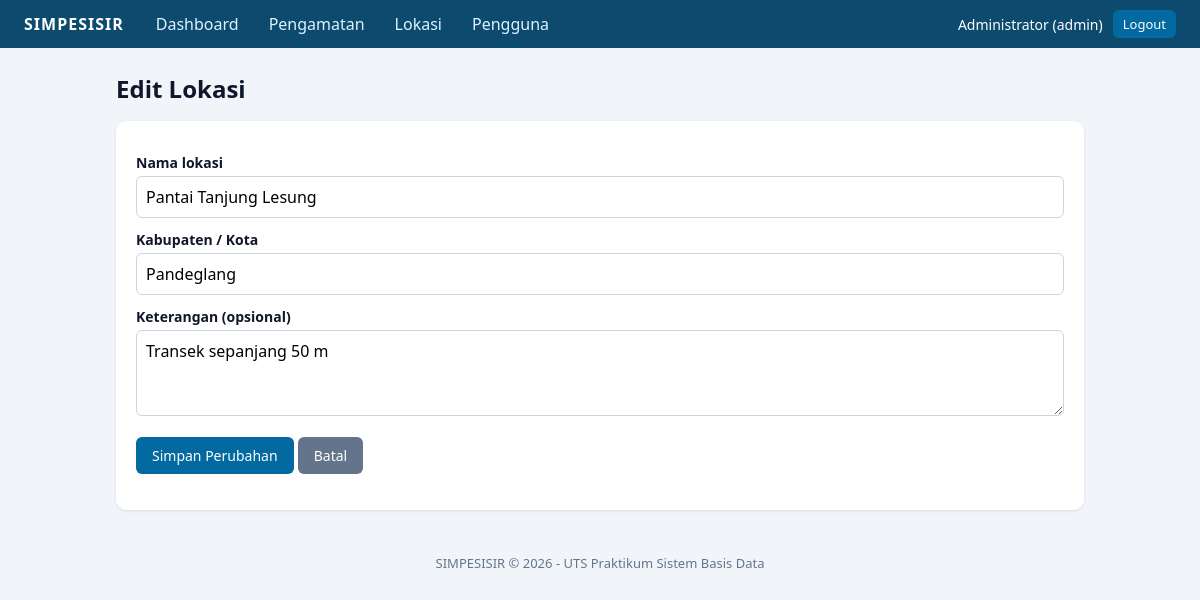
Screenshot of /lokasi/edit.php?id=2 (signed in) with the database file from the repository.
### tables this page shows
CREATE TABLE lokasi (
  id_lokasi      INT UNSIGNED NOT NULL AUTO_INCREMENT,
  nama_lokasi    VARCHAR(100) NOT NULL,
  kabupaten_kota VARCHAR(100) NOT NULL,
  keterangan     VARCHAR(255) NULL,
  PRIMARY KEY (id_lokasi),
  UNIQUE KEY uq_lokasi (nama_lokasi, kabupaten_kota)
);

### includes/init.php (called while the page is built, shortened)
<?php
function e($s): string { return htmlspecialchars((string)$s, ENT_QUOTES, 'UTF-8'); }
function url(string $p = ''): string { return BASE_URL . '/' . ltrim($p, '/'); }

### lokasi/_form.php (the view, shortened to what this page needs)
<form method="post">
  <label>Nama lokasi</label>
  <input type="text" name="nama_lokasi" value="<?= e($d['nama_lokasi']) ?>" maxlength="100" required>
  <label>Kabupaten / Kota</label>
  <input type="text" name="kabupaten_kota" value="<?= e($d['kabupaten_kota']) ?>" maxlength="100" required>
  <label>Keterangan (opsional)</label>
  <textarea name="keterangan" rows="3" maxlength="255"><?= e($d['keterangan']) ?></textarea>
  <p><button class="btn" type="submit"><?= e($tombol) ?></button>
     <a class="btn btn-grey" href="<?= e(url('lokasi/index.php')) ?>">Batal</a></p>
</form>

### assets/style.css (style rules this page uses)
* { box-sizing:border-box }
body { margin:0;font-family:system-ui,Arial,sans-serif;background:#f1f5f9;color:#0f172a }
label { display:block;margin:12px 0 4px;font-weight:600;font-size:14px }
input[type=text],input[type=password],input[type=date],input[type=number],select,textarea { width:100%;padding:9px;border:1px solid #cbd5e1;border-radius:6px;font:inherit }
.btn { display:inline-block;background:#0369a1;color:#fff;border:0;border-radius:6px;padding:9px 16px;cursor:pointer;text-decoration:none;font:inherit;font-size:14px }
.btn-grey { background:#64748b }

### rows the page displays
lokasi: nama_lokasi "Pantai Tanjung Lesung", kabupaten_kota "Pandeglang", keterangan "Transek sepanjang 50 m"

### other values shown
$_SESSION['nama'] "Administrator"
$_SESSION['role'] "admin"
$tombol "Simpan Perubahan"
